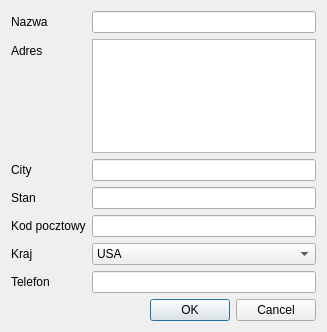
<?xml version="1.0" encoding="UTF-8"?>
<ui version="4.0">
 <class>AddressForm</class>
 <widget class="QDialog" name="AddressForm">
  <property name="geometry">
   <rect>
    <x>0</x>
    <y>0</y>
    <width>327</width>
    <height>332</height>
   </rect>
  </property>
  <property name="windowTitle">
   <string>Formularz adresowy</string>
  </property>
  <layout class="QVBoxLayout" name="verticalLayout">
   <item>
    <layout class="QFormLayout" name="formLayout">
     <item row="0" column="0">
      <widget class="QLabel" name="label">
       <property name="text">
        <string>Nazwa</string>
       </property>
      </widget>
     </item>
     <item row="0" column="1">
      <widget class="QLineEdit" name="lineEdit"/>
     </item>
     <item row="1" column="0">
      <widget class="QLabel" name="label_2">
       <property name="text">
        <string>Adres</string>
       </property>
      </widget>
     </item>
     <item row="2" column="0">
      <widget class="QLabel" name="label_3">
       <property name="text">
        <string>City</string>
       </property>
      </widget>
     </item>
     <item row="2" column="1">
      <widget class="QLineEdit" name="cityEdit"/>
     </item>
     <item row="3" column="0">
      <widget class="QLabel" name="stateLabel">
       <property name="text">
        <string>Stan</string>
       </property>
      </widget>
     </item>
     <item row="3" column="1">
      <widget class="QLineEdit" name="stateEdit"/>
     </item>
     <item row="4" column="0">
      <widget class="QLabel" name="zipLabel">
       <property name="text">
        <string>Kod pocztowy</string>
       </property>
      </widget>
     </item>
     <item row="4" column="1">
      <widget class="QLineEdit" name="zipEdit"/>
     </item>
     <item row="5" column="0">
      <widget class="QLabel" name="label_6">
       <property name="text">
        <string>Kraj</string>
       </property>
      </widget>
     </item>
     <item row="5" column="1">
      <widget class="QComboBox" name="countryCombo">
       <item>
        <property name="text">
         <string>USA</string>
        </property>
       </item>
       <item>
        <property name="text">
         <string>Kanada</string>
        </property>
       </item>
       <item>
        <property name="text">
         <string>Wielka Brytania</string>
        </property>
       </item>
      </widget>
     </item>
     <item row="1" column="1">
      <widget class="QTextEdit" name="textEdit"/>
     </item>
     <item row="6" column="0">
      <widget class="QLabel" name="label_4">
       <property name="text">
        <string>Telefon</string>
       </property>
      </widget>
     </item>
     <item row="6" column="1">
      <widget class="QLineEdit" name="phoneEdit"/>
     </item>
    </layout>
   </item>
   <item>
    <widget class="QDialogButtonBox" name="buttonBox">
     <property name="orientation">
      <enum>Qt::Horizontal</enum>
     </property>
     <property name="standardButtons">
      <set>QDialogButtonBox::Cancel|QDialogButtonBox::Ok</set>
     </property>
    </widget>
   </item>
  </layout>
 </widget>
 <tabstops>
  <tabstop>lineEdit</tabstop>
  <tabstop>textEdit</tabstop>
  <tabstop>cityEdit</tabstop>
  <tabstop>stateEdit</tabstop>
  <tabstop>zipEdit</tabstop>
  <tabstop>countryCombo</tabstop>
  <tabstop>phoneEdit</tabstop>
  <tabstop>buttonBox</tabstop>
 </tabstops>
 <resources/>
 <connections>
  <connection>
   <sender>buttonBox</sender>
   <signal>accepted()</signal>
   <receiver>AddressForm</receiver>
   <slot>accept()</slot>
   <hints>
    <hint type="sourcelabel">
     <x>248</x>
     <y>254</y>
    </hint>
    <hint type="destinationlabel">
     <x>157</x>
     <y>274</y>
    </hint>
   </hints>
  </connection>
  <connection>
   <sender>buttonBox</sender>
   <signal>rejected()</signal>
   <receiver>AddressForm</receiver>
   <slot>reject()</slot>
   <hints>
    <hint type="sourcelabel">
     <x>316</x>
     <y>260</y>
    </hint>
    <hint type="destinationlabel">
     <x>286</x>
     <y>274</y>
    </hint>
   </hints>
  </connection>
 </connections>
</ui>
